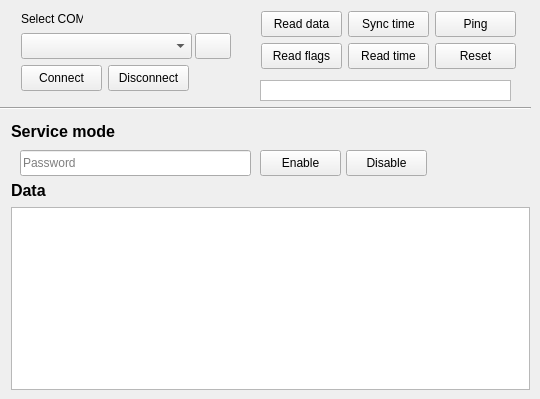
      <widget class="QWidget" name="tab">
       <attribute name="title">
        <string>Communication</string>
       </attribute>
       <widget class="QComboBox" name="port_box">
        <property name="geometry">
         <rect>
          <x>21</x>
          <y>33</y>
          <width>171</width>
          <height>26</height>
         </rect>
        </property>
        <property name="editable">
         <bool>false</bool>
        </property>
        <property name="placeholderText">
         <string>Port</string>
        </property>
       </widget>
       <widget class="QPushButton" name="connect_button">
        <property name="geometry">
         <rect>
          <x>21</x>
          <y>65</y>
          <width>81</width>
          <height>26</height>
         </rect>
        </property>
        <property name="text">
         <string>Connect</string>
        </property>
       </widget>
       <widget class="QPushButton" name="disconnect_button">
        <property name="geometry">
         <rect>
          <x>108</x>
          <y>65</y>
          <width>81</width>
          <height>26</height>
         </rect>
        </property>
        <property name="text">
         <string>Disconnect</string>
        </property>
       </widget>
       <widget class="QPushButton" name="refresh_port_button">
        <property name="geometry">
         <rect>
          <x>195</x>
          <y>33</y>
          <width>36</width>
          <height>26</height>
         </rect>
        </property>
        <property name="text">
         <string/>
        </property>
        <property name="icon">
         <iconset theme="QIcon::ThemeIcon::ViewRefresh"/>
        </property>
       </widget>
       <widget class="QTableView" name="loaded_data_table_view">
        <property name="geometry">
         <rect>
          <x>11</x>
          <y>207</y>
          <width>519</width>
          <height>183</height>
         </rect>
        </property>
       </widget>
       <widget class="Line" name="line">
        <property name="geometry">
         <rect>
          <x>0</x>
          <y>100</y>
          <width>531</width>
          <height>16</height>
         </rect>
        </property>
        <property name="orientation">
         <enum>Qt::Orientation::Horizontal</enum>
        </property>
       </widget>
       <widget class="QPushButton" name="ping_button">
        <property name="geometry">
         <rect>
          <x>435</x>
          <y>11</y>
          <width>81</width>
          <height>26</height>
         </rect>
        </property>
        <property name="text">
         <string>Ping</string>
        </property>
       </widget>
       <widget class="QPushButton" name="reset_button">
        <property name="geometry">
         <rect>
          <x>435</x>
          <y>43</y>
          <width>81</width>
          <height>26</height>
         </rect>
        </property>
        <property name="text">
         <string>Reset</string>
        </property>
       </widget>
       <widget class="QPushButton" name="sync_time_button">
        <property name="geometry">
         <rect>
          <x>348</x>
          <y>11</y>
          <width>81</width>
          <height>26</height>
         </rect>
        </property>
        <property name="text">
         <string>Sync time</string>
        </property>
       </widget>
       <widget class="QPushButton" name="read_time_button">
        <property name="geometry">
         <rect>
          <x>348</x>
          <y>43</y>
          <width>81</width>
          <height>26</height>
         </rect>
        </property>
        <property name="text">
         <string>Read time</string>
        </property>
       </widget>
       <widget class="QTextBrowser" name="current_time_text">
        <property name="enabled">
         <bool>true</bool>
        </property>
        <property name="geometry">
         <rect>
          <x>260</x>
          <y>80</y>
          <width>251</width>
          <height>21</height>
         </rect>
        </property>
        <property name="sizePolicy">
         <sizepolicy hsizetype="Fixed" vsizetype="Fixed">
          <horstretch>0</horstretch>
          <verstretch>0</verstretch>
         </sizepolicy>
        </property>
        <property name="mouseTracking">
         <bool>true</bool>
        </property>
        <property name="acceptDrops">
         <bool>true</bool>
        </property>
        <property name="frameShape">
         <enum>QFrame::Shape::StyledPanel</enum>
        </property>
        <property name="verticalScrollBarPolicy">
         <enum>Qt::ScrollBarPolicy::ScrollBarAlwaysOff</enum>
        </property>
        <property name="horizontalScrollBarPolicy">
         <enum>Qt::ScrollBarPolicy::ScrollBarAlwaysOff</enum>
        </property>
        <property name="sizeAdjustPolicy">
         <enum>QAbstractScrollArea::SizeAdjustPolicy::AdjustToContents</enum>
        </property>
       </widget>
       <widget class="QPushButton" name="read_data_button">
        <property name="geometry">
         <rect>
          <x>261</x>
          <y>11</y>
          <width>81</width>
          <height>26</height>
         </rect>
        </property>
        <property name="text">
         <string>Read data</string>
        </property>
       </widget>
       <widget class="QPushButton" name="read_flags_button">
        <property name="geometry">
         <rect>
          <x>261</x>
          <y>43</y>
          <width>81</width>
          <height>26</height>
         </rect>
        </property>
        <property name="text">
         <string>Read flags</string>
        </property>
       </widget>
       <widget class="QLabel" name="select_com_label">
        <property name="geometry">
         <rect>
          <x>21</x>
          <y>11</y>
          <width>62</width>
          <height>16</height>
         </rect>
        </property>
        <property name="text">
         <string>Select COM</string>
        </property>
       </widget>
       <widget class="QPushButton" name="service_enable_button">
        <property name="geometry">
         <rect>
          <x>260</x>
          <y>150</y>
          <width>81</width>
          <height>26</height>
         </rect>
        </property>
        <property name="text">
         <string>Enable</string>
        </property>
       </widget>
       <widget class="QPushButton" name="service_disable_button">
        <property name="geometry">
         <rect>
          <x>346</x>
          <y>150</y>
          <width>81</width>
          <height>26</height>
         </rect>
        </property>
        <property name="text">
         <string>Disable</string>
        </property>
       </widget>
       <widget class="QLineEdit" name="service_password">
        <property name="geometry">
         <rect>
          <x>20</x>
          <y>150</y>
          <width>231</width>
          <height>26</height>
         </rect>
        </property>
        <property name="sizePolicy">
         <sizepolicy hsizetype="Fixed" vsizetype="Fixed">
          <horstretch>0</horstretch>
          <verstretch>0</verstretch>
         </sizepolicy>
        </property>
        <property name="placeholderText">
         <string>Password</string>
        </property>
       </widget>
       <widget class="QLabel" name="service_model_label">
        <property name="geometry">
         <rect>
          <x>11</x>
          <y>121</y>
          <width>104</width>
          <height>21</height>
         </rect>
        </property>
        <property name="font">
         <font>
          <pointsize>12</pointsize>
          <bold>true</bold>
         </font>
        </property>
        <property name="text">
         <string>Service mode</string>
        </property>
       </widget>
       <widget class="QLabel" name="data_label">
        <property name="geometry">
         <rect>
          <x>11</x>
          <y>180</y>
          <width>36</width>
          <height>21</height>
         </rect>
        </property>
        <property name="font">
         <font>
          <pointsize>12</pointsize>
          <bold>true</bold>
         </font>
        </property>
        <property name="text">
         <string>Data</string>
        </property>
       </widget>
      </widget>
